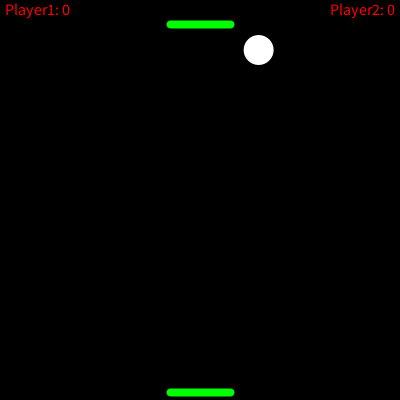
Frame 1 (no input)
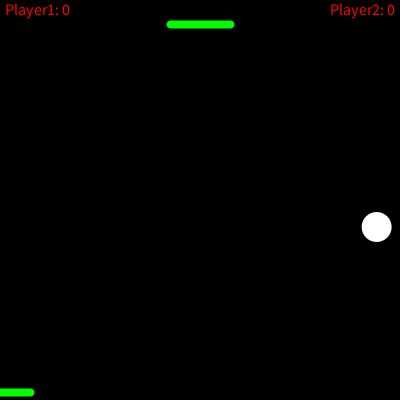
Frame 60 (the mouse pressed at the canvas centre just before this capture)
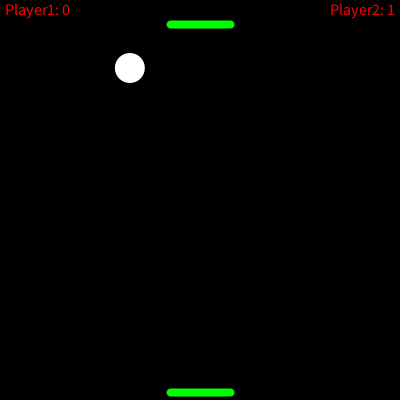
Frame 120 (the mouse held since frame 60 and released just before this capture)

The Processing sketch that drew these frames (run headless with seeded random() and noise(); from frame 60 on, the mouse is pressed at the canvas centre):

// Processing sketch: sketch_200305a
// ── sketch_200305a.pde
float Xb, Yb, r, speedX, speedY;    //ball location, size, and speed
float Xp, Yp, w, h;                 //paddle location, wdith and height 
float Xp2, Yp2, w2, h2;

boolean isGameOver = false;         // when true, just draw the GameOver message and stop the animation loop to end the game  
int score1 = 0;
int score2 = 0;

void setup() {
  size(400, 400);

  // initialize ball attributes
  Xb = random(r, width-r);      
  Yb = 50;                         
  r = 15;
  speedX = int(random(2, 4));   
  speedY = int(random(2, 4));

  // initialize paddle attributes
  w = 30; 
  h = 8;
  Xp = width/2;  
  Yp = height - h;
  
  w2 = 30; 
  h2 = 8;
  Xp2 = width/2;  
  Yp2 = h+h+h;
  
  
  // hide mouse cursor
  noCursor();
}

void draw() {  
background(0);

if (!isGameOver) {              //play as long as it is not game over

// DRAW game elements
    // draw Ball
    fill(255);   noStroke();
    ellipse(Xb, Yb, 2*r, 2*r);
    // draw paddle
    stroke(0, 255, 0);  strokeCap(ROUND);  strokeWeight(h);
    line(Xp-w, Yp, Xp+w, Yp);
    // draw score
    fill(255, 0, 0); textAlign(LEFT);  textSize(16);
    text("Player1: " + score1, 5, 15);
    
    // draw paddle 2
    stroke(0, 255, 0);  strokeCap(ROUND);  strokeWeight(h);
    line(Xp2-w, Yp2, Xp2+w, Yp2);
    // draw score 2
    fill(255, 0, 0); textAlign(RIGHT);  textSize(16);
    text("Player2: " + score2, width-5, 15);

// MOVE game elements
    // move Paddle
    Xp = mouseX;
    // move ball 
    Xb += speedX;
    Yb += speedY;
    
    //paddle 2
    
    if(keyPressed){
     if(keyCode==LEFT)
       Xp2=constrain(Xp2-5,w,width-w);
     if(keyCode==RIGHT)
      Xp2=constrain(Xp2+5,w,width-w);
    }

// CHECK for collisions
    // REQ1: Add code to bounce the ball off the two sides and the top edge        [+2 marks]
    
    
    // REQ2: Add code to check if ball lands on the paddle. Here is the pseudo-code:
    // if the ball is at the bottom edge (hint: check Yb)                          [+1 mark]  
  
    //     if ball lands on paddle (hint: see the assignment on how to check this) [+2 marks]  
    //         increment score, bounce ball up, and increase speed by 10%          [+2 marks]
    //     else                                                                    
    //         set isGameOver to true;                                             [+1 mark]


    if (Yb<h+h+h+r){
      if((Xb<=Xp2+w && Xb>=Xp2-w)){
       speedY=-speedY;
       speedX=speedX*(1.1);
       speedY=speedY*(1.1);
      }else{
       score1++; 
       Xb = random(r, width-r);      
       Yb = 50;  
       speedX = int(random(2, 4));   
       speedY = int(random(2, 4));
      }
    }
    
    if(Xb<r || Xb>width-r)
      speedX=-speedX;
    if(Yb<r)
      speedY=-speedY;
    
    // REQ2: Add code to check if ball lands on the paddle. Here is the pseudo-code:
    // if the ball is at the bottom edge (hint: check Yb)                          [+1 mark]  
  
    //     if ball lands on paddle (hint: see the assignment on how to check this) [+2 marks]  
    //         increment score, bounce ball up, and increase speed by 10%          [+2 marks]
    //     else                                                                    
    //         set isGameOver to true;                                             [+1 mark]


    if (Yb>height-h-r){
      if((Xb<=Xp+w && Xb>=Xp-w)){
       speedY=-speedY;
       speedX=speedX*(1.1);
       speedY=speedY*(1.1);
      }else{
       score2++; 
       Xb = random(r, width-r);      
       Yb = 50;
       speedX = int(random(2, 4));   
       speedY = int(random(2, 4));
      }
    }

} else { // if game over
    //REQ3: Add code for putting the GameOver message and stoping the animation loop [+2 marks]
    textAlign(CENTER);
    textSize(40);
    text("GAME OVER!",width/2,height/3);
    text("Final Score: "+score1,width/2,(height/3)*2);
    noLoop();
    cursor();
  }
}

//no other functions are required! (e.g. don't implement mousePressed, keyPressed, etc)
